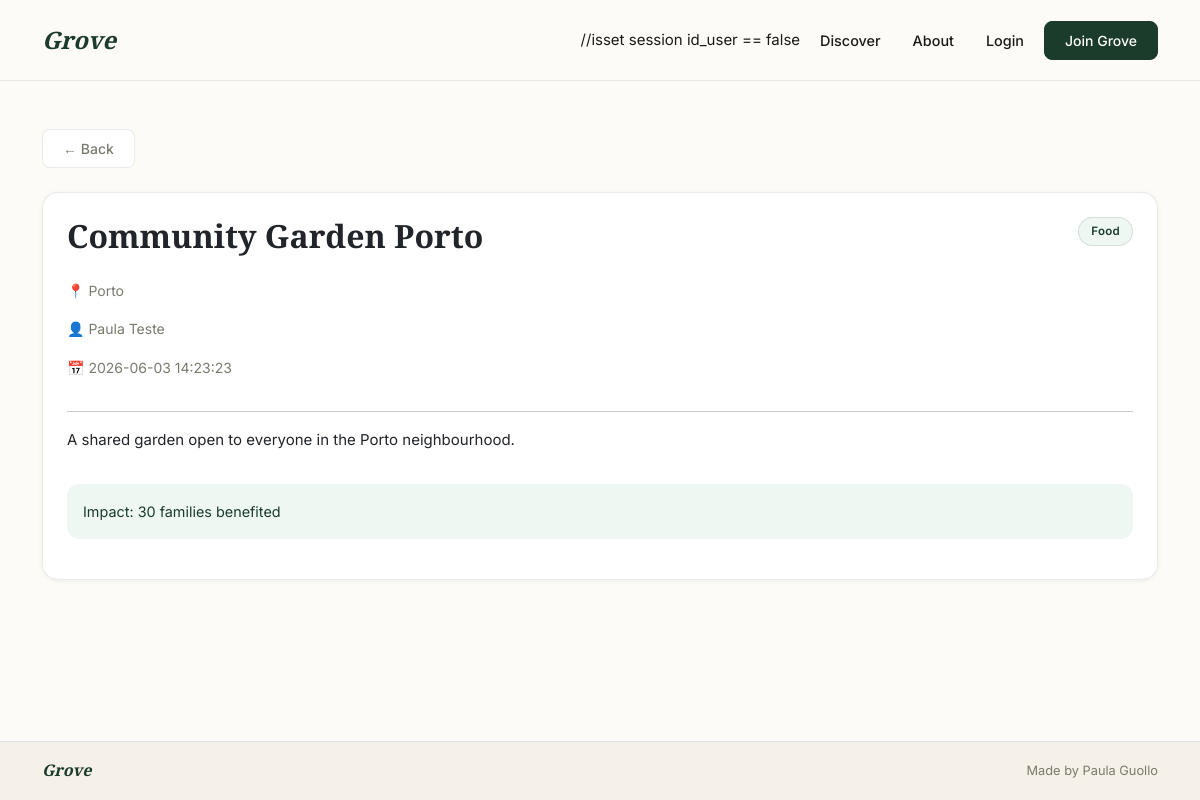
The page /initiatives/detail.php?id=1 on the database as committed earlier.
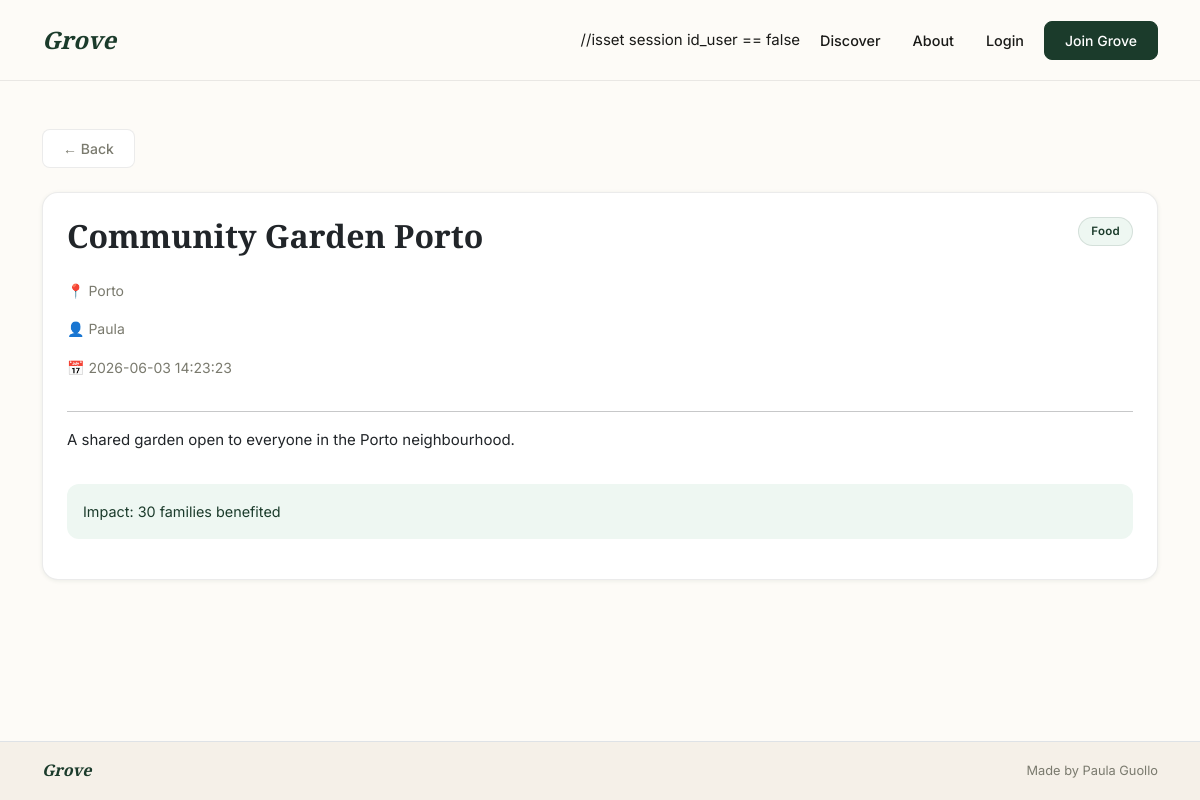
The same page on the database as committed later.
### tables this page shows
CREATE TABLE initiatives (
    id_initiative INT AUTO_INCREMENT PRIMARY KEY,
    title VARCHAR(150) NOT NULL,
    description TEXT,
    location VARCHAR(150),
    impact_description VARCHAR(255),
    created_at DATETIME DEFAULT CURRENT_TIMESTAMP,
    id_user INT NOT NULL,
    id_category INT NOT NULL,
    FOREIGN KEY (id_user) REFERENCES users(id_user),
    FOREIGN KEY (id_category) REFERENCES categories(id_category)
);

CREATE TABLE users (
    id_user INT AUTO_INCREMENT PRIMARY KEY,
    name VARCHAR(100) NOT NULL,
    email VARCHAR(150) NOT NULL UNIQUE,
    password VARCHAR(255) NOT NULL,
    birthdate DATE,
    gender VARCHAR(20)
);

CREATE TABLE categories (
    id_category INT AUTO_INCREMENT PRIMARY KEY,
    name VARCHAR(100) NOT NULL
);

### config/db.php (called while the page is built, shortened)
<?php
class Database
{
    private $servername = "localhost";
    private $username = "root";
    private $password = "";
    private $dbname = "grove";
    private function connect()
    {
        return new PDO("mysql:host=" . $this->servername . ";dbname=" . $this->dbname . ";charset=utf8", $this->username, $this->password);
    }
    public function fetchQuery($sql, $params = [])
    {
        try {
            $pdo = $this->connect();
            $pdo->setAttribute(PDO::ATTR_ERRMODE, PDO::ERRMODE_EXCEPTION);
            $stmt = $pdo->prepare($sql);
            $stmt->execute($params);
            $results = $stmt->fetchAll(PDO::FETCH_CLASS);
            return ['status' => 'success', 'data' => $results];
        } catch (PDOException $e) {
            return ['status' => 'error', 'data' => $e->getMessage()];
        }
    }
}
?>

### initiatives/detail.php (the view, shortened to what this page needs)
<?php
require_once '../config/db.php';
require_once '../includes/header.php';
$db = new Database();
$id = $_GET['id'];
$sql = "SELECT initiatives.*, users.name AS author, categories.name AS category
        FROM initiatives
        JOIN users ON initiatives.id_user = users.id_user
        JOIN categories ON initiatives.id_category = categories.id_category
        WHERE initiatives.id_initiative = :id";
$result = $db->fetchQuery($sql, ['id' => $id]);
$initiative = ($result['status'] === 'success' && !empty($result['data'])) ? $result['data'][0] : null;
?>
<div class="container mt-5">
    <a href="index.php" class="btn btn-sm btn-outline-secondary mb-4">← Back</a>
    <div class="card p-4">
        <div class="d-flex justify-content-between align-items-start mb-3">
            <h2><?= htmlspecialchars($initiative->title) ?></h2>
            <span class="badge-category"><?= htmlspecialchars($initiative->category) ?></span>
        </div>
        <p class="text-muted">📍 <?= htmlspecialchars($initiative->location) ?></p>
        <p class="text-muted">👤 <?= htmlspecialchars($initiative->author) ?></p>
        <p class="text-muted">📅 <?= $initiative->created_at ?></p>
        <hr>
        <p><?= htmlspecialchars($initiative->description) ?></p>
        <?php if ($initiative->impact_description): ?>
            <div class="alert alert-success mt-3">
                 Impact: <?= htmlspecialchars($initiative->impact_description) ?>
            </div>
        <?php endif; ?>
    </div>
</div>
<?php require_once '../includes/footer.php'; ?>

Rows that differ between the two databases and show on the page:
changed through a linked row, initiatives "Community Garden Porto": id_user.name "Paula Teste" → "Paula"
